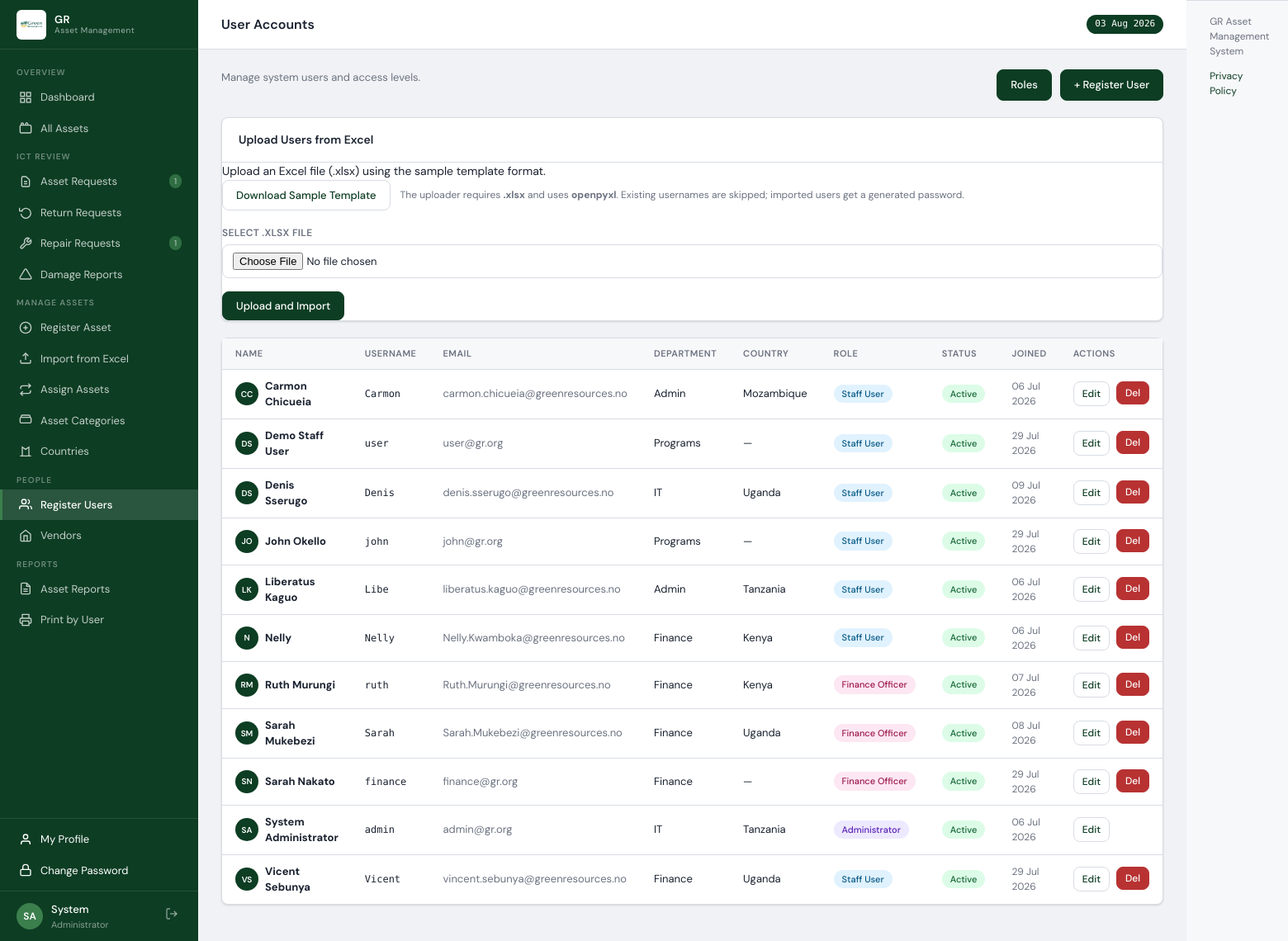
Page /users/ (signed in) on the committed database.
### models.py (models this page shows, shortened)
class User(UserMixin, db.Model):
    __tablename__ = 'users'
    id            = db.Column(db.Integer, primary_key=True)
    username      = db.Column(db.String(80),  unique=True, nullable=False)
    password_hash = db.Column(db.String(256), nullable=False)
    name          = db.Column(db.String(150), nullable=False)
    email         = db.Column(db.String(150))
    department    = db.Column(db.String(100))
    project_id    = db.Column(db.Integer, db.ForeignKey('projects.id'))
    role          = db.Column(db.String(20),  nullable=False, default='user')
    status        = db.Column(db.String(20),  nullable=False, default='active')
    force_password_change = db.Column(db.Boolean, nullable=False, default=False)
    created_at    = db.Column(db.DateTime,    default=datetime.utcnow)
    assigned_assets = db.relationship('Asset', foreign_keys='Asset.assigned_to_id',
                                      backref='assigned_user', lazy='dynamic')
    project         = db.relationship('Project', backref='users')
    return_records  = db.relationship('ReturnRecord', backref='user',
                                      foreign_keys='ReturnRecord.user_id', lazy='dynamic')
    @property
    def initials(self):
        p = self.name.split()
        return ''.join(x[0] for x in p[:2]).upper()
    session_token = db.Column(db.String(128), nullable=True)
    last_login_at = db.Column(db.DateTime)
    last_login_ip = db.Column(db.String(100))
    @property
    def role_label(self):
        from models import Role
        role = Role.query.filter_by(name=self.role).first()
        if role:
            return role.label
        return {'admin':'Administrator','finance':'Finance Officer','user':'Staff User'}.get(self.role, self.role)

class Role(db.Model):
    __tablename__ = 'roles'
    id          = db.Column(db.Integer, primary_key=True)
    name        = db.Column(db.String(50), unique=True, nullable=False)
    label       = db.Column(db.String(100), nullable=False)
    description = db.Column(db.Text)
    created_at  = db.Column(db.DateTime, default=datetime.utcnow)

class Project(db.Model):
    __tablename__ = 'projects'
    id          = db.Column(db.Integer, primary_key=True)
    code        = db.Column(db.String(20),  unique=True, nullable=False)
    name        = db.Column(db.String(150), nullable=False)
    description = db.Column(db.Text)
    year        = db.Column(db.String(10))
    status      = db.Column(db.String(20), default='active')
    created_at  = db.Column(db.DateTime,   default=datetime.utcnow)
    assets      = db.relationship('Asset', backref='project', lazy='dynamic')

### routes/users.py (the view)
@users_bp.route('/')
@login_required
@admin_required
def index():
    users = User.query.order_by(User.name).all()
    return render_template('users/index.html', users=users)

### models.py (called while the page is built)
@login_manager.user_loader
def load_user(uid):
    return User.query.get(int(uid))

### routes/auth.py (called while the page is built, shortened)
@auth_bp.before_app_request
def _protect_session_token():
    if current_user.is_authenticated:
        token = session.get('session_token')
        if token:
            if current_user.session_token and token != current_user.session_token:
                logout_user()
                session.pop('session_token', None)

### routes/users.py (called while the page is built)
def admin_required(f):
    @wraps(f)
    def decorated(*args, **kwargs):
        if not current_user.is_authenticated or current_user.role != 'admin':
            abort(403)
        return f(*args, **kwargs)
    return decorated

### templates/users/index.html (shortened to what this page needs)
{% extends 'base.html' %}
{% block page_title %}User Accounts{% endblock %}
{% block content %}
<div class="page-title">
  <div class="page-title-text"><p>Manage system users and access levels.</p></div>
  <div style="display:flex;gap:10px;align-items:center">
    <a href="{{ url_for('users.roles') }}" class="btn btn-primary">Roles</a>
    <a href="{{ url_for('users.new') }}" class="btn btn-primary">+ Register User</a>
  </div>
</div>
<div class="card" style="margin-top:20px">
  <div class="card-header"><h2>Upload Users from Excel</h2></div>
  <div class="card-body">
    <p>Upload an Excel file (.xlsx) using the sample template format.</p>
    <div style="display:flex;gap:12px;flex-wrap:wrap;align-items:center;margin-bottom:18px">
      <a href="{{ url_for('users.import_template') }}" class="btn btn-outline">Download Sample Template</a>
      <div style="font-size:12px;color:var(--text-muted);flex:1;min-width:240px">
        The uploader requires <strong>.xlsx</strong> and uses <strong>openpyxl</strong>. Existing usernames are skipped; imported users get a generated password.
      </div>
    </div>
    <form action="{{ url_for('users.import_users') }}" method="POST" enctype="multipart/form-data">
      <div class="form-group" style="margin-bottom:16px">
        <label>Select .xlsx file</label>
        <input type="file" name="file" accept=".xlsx" required>
      </div>
      <button type="submit" class="btn btn-primary">Upload and Import</button>
    </form>
  </div>
</div>
<div class="card">
  <div class="card-body">
    <table>
      <thead><tr><th>Name</th><th>Username</th><th>Email</th><th>Department</th><th>Country</th><th>Role</th><th>Status</th><th>Joined</th><th>Actions</th></tr></thead>
      <tbody>
        {% for u in users %}
        <tr>
          <td><div class="flex items-center gap-2"><div class="avatar" style="width:28px;height:28px;font-size:10px">{{ u.initials }}</div><strong>{{ u.name }}</strong></div></td>
          <td class="font-mono text-sm">{{ u.username }}</td>
          <td class="text-muted">{{ u.email or '—' }}</td>
          <td>{{ u.department or '—' }}</td>
          <td>{{ u.project.name if u.project else '—' }}</td>
          <td><span class="badge badge-{{ u.role }}">{{ u.role_label }}</span></td>
          <td><span class="badge badge-{{ u.status }}">{{ u.status|title }}</span></td>
          <td class="text-muted text-sm">{{ u.created_at|dateformat }}</td>
          <td>
            <div class="flex gap-2">
              <a href="{{ url_for('users.edit', user_id=u.id) }}" class="btn btn-sm btn-outline">Edit</a>
              {% if u.id != current_user.id %}
              <form method="POST" action="{{ url_for('users.delete', user_id=u.id) }}" onsubmit="return confirm('Delete this user?')">
                <button type="submit" class="btn btn-sm btn-danger">Del</button>
              </form>
              {% endif %}
            </div>
          </td>
        </tr>
        {% endfor %}
      </tbody>
    </table>
  </div>
</div>
{% endblock %}

### templates/base.html (shortened to what this page needs)
<!DOCTYPE html>
<html lang="en" data-app-build="2026-07-08-staff-portal">
<head>
</head>
<body>
<div id="app">
  <div id="sidebar">
    <div class="sidebar-logo">
      <img src="{{ url_for('static', filename='img/GR.jpg') }}"
           alt="GR Logo"
           style="width:36px;height:36px;object-fit:contain;border-radius:6px;flex-shrink:0;background:#fff;padding:2px;">
      <div class="logo-text">GR<div class="logo-sub">Asset Management</div></div>
    </div>
    <nav class="sidebar-nav">
      <div class="nav-section">Overview</div>
      <a href="{{ url_for('main.dashboard') }}" class="nav-item {% if request.endpoint == 'main.dashboard' %}active{% endif %}">
        <svg viewBox="0 0 24 24" fill="none" stroke="currentColor" stroke-width="2"><rect x="3" y="3" width="7" height="7"/><rect x="14" y="3" width="7" height="7"/><rect x="14" y="14" width="7" height="7"/><rect x="3" y="14" width="7" height="7"/></svg>
        Dashboard
      </a>
      <a href="{{ url_for('assets.index') }}" class="nav-item {% if request.endpoint in ('assets.index', 'assets.detail') %}active{% endif %}">
        <svg viewBox="0 0 24 24" fill="none" stroke="currentColor" stroke-width="2"><rect x="2" y="7" width="20" height="14" rx="2"/><path d="M16 7V5a2 2 0 0 0-4 0v2"/><path d="M8 7V5a2 2 0 0 0-4 0v2"/></svg>
        {% if is_staff_portal %}My Assets{% else %}All Assets{% endif %}
      </a>
      {% if current_user.role in ('admin', 'finance') %}
      <div class="nav-section">ICT Review</div>
      <a href="{% if current_user.role == 'finance' %}{{ url_for('requests.asset_requests', review=1) }}{% else %}{{ url_for('requests.asset_requests') }}{% endif %}" class="nav-item ">
        <svg viewBox="0 0 24 24" fill="none" stroke="currentColor" stroke-width="2"><path d="M9 12h6m-6 4h6m2 5H7a2 2 0 0 1-2-2V5a2 2 0 0 1 2-2h5.586a1 1 0 0 1 .707.293l5.414 5.414a1 1 0 0 1 .293.707V19a2 2 0 0 1-2 2z"/></svg>
        Asset Requests
        {% set pr = pending_asset_requests %}
        {% if pr > 0 %}<span style="background:var(--accent);color:#fff;font-size:10px;padding:1px 6px;border-radius:10px;margin-left:auto">{{ pr }}</span>{% endif %}
      </a>
      <a href="{% if current_user.role == 'finance' %}{{ url_for('requests.return_requests', review=1) }}{% else %}{{ url_for('requests.return_requests') }}{% endif %}" class="nav-item ">
        <svg viewBox="0 0 24 24" fill="none" stroke="currentColor" stroke-width="2"><polyline points="1 4 1 10 7 10"/><path d="M3.51 15a9 9 0 1 0 .49-4"/></svg>
        Return Requests
        {% set rr = pending_return_requests %}
      </a>
      <a href="{% if current_user.role == 'finance' %}{{ url_for('requests.repair_requests', review=1) }}{% else %}{{ url_for('requests.repair_requests') }}{% endif %}" class="nav-item ">
        <svg viewBox="0 0 24 24" fill="none" stroke="currentColor" stroke-width="2"><path d="M14.7 6.3a1 1 0 0 0 0 1.4l1.6 1.6a1 1 0 0 0 1.4 0l3.77-3.77a6 6 0 0 1-7.94 7.94l-6.91 6.91a2.12 2.12 0 0 1-3-3l6.91-6.91a6 6 0 0 1 7.94-7.94l-3.76 3.76z"/></svg>
        Repair Requests
        {% set rpr = pending_repair_requests %}
        {% if rpr > 0 %}<span style="background:var(--accent);color:#fff;font-size:10px;padding:1px 6px;border-radius:10px;margin-left:auto">{{ rpr }}</span>{% endif %}
      </a>
      <a href="{% if current_user.role == 'finance' %}{{ url_for('requests.damage_reports', review=1) }}{% else %}{{ url_for('requests.damage_reports') }}{% endif %}" class="nav-item ">
        <svg viewBox="0 0 24 24" fill="none" stroke="currentColor" stroke-width="2"><path d="M10.29 3.86L1.82 18a2 2 0 0 0 1.71 3h16.94a2 2 0 0 0 1.71-3L13.71 3.86a2 2 0 0 0-3.42 0z"/></svg>
        Damage Reports
        {% set pdr = pending_damage_reports %}
      </a>
      {% endif %}
      {% if current_user.role == 'admin' %}
      <div class="nav-section">Manage Assets</div>
      <a href="{{ url_for('assets.new') }}" class="nav-item {% if request.endpoint == 'assets.new' %}active{% endif %}">
        <svg viewBox="0 0 24 24" fill="none" stroke="currentColor" stroke-width="2"><circle cx="12" cy="12" r="10"/><line x1="12" y1="8" x2="12" y2="16"/><line x1="8" y1="12" x2="16" y2="12"/></svg>
        Register Asset
      </a>
      <a href="{{ url_for('assets.bulk_import') }}" class="nav-item {% if request.endpoint == 'assets.bulk_import' %}active{% endif %}">
        <svg viewBox="0 0 24 24" fill="none" stroke="currentColor" stroke-width="2"><path d="M21 15v4a2 2 0 0 1-2 2H5a2 2 0 0 1-2-2v-4"/><polyline points="17 8 12 3 7 8"/><line x1="12" y1="3" x2="12" y2="15"/></svg>
        Import from Excel
      </a>
      <a href="{{ url_for('assets.assign') }}" class="nav-item {% if 'assets.assign' in (request.endpoint or '') %}active{% endif %}">
        <svg viewBox="0 0 24 24" fill="none" stroke="currentColor" stroke-width="2"><polyline points="17 1 21 5 17 9"/><path d="M3 11V9a4 4 0 0 1 4-4h14"/><polyline points="7 23 3 19 7 15"/><path d="M21 13v2a4 4 0 0 1-4 4H3"/></svg>
        Assign Assets
      </a>
      <a href="{{ url_for('admin.categories') }}" class="nav-item {% if 'admin.categor' in (request.endpoint or '') %}active{% endif %}">
        <svg viewBox="0 0 24 24" fill="none" stroke="currentColor" stroke-width="2"><path d="M20 7H4a2 2 0 0 0-2 2v6c0 1.1.9 2 2 2h16a2 2 0 0 0 2-2V9a2 2 0 0 0-2-2z"/><path d="M4 7V5a2 2 0 0 1 2-2h12a2 2 0 0 1 2 2v2"/></svg>
        Asset Categories
      </a>
      <a href="{{ url_for('admin.countries') }}" class="nav-item {% if 'admin.project' in (request.endpoint or '') or 'admin.countries' in (request.endpoint or '') %}active{% endif %}">
        <svg viewBox="0 0 24 24" fill="none" stroke="currentColor" stroke-width="2"><path d="M2 20h20M6 20V4l6 4 6-4v16"/></svg>
        Countries
      </a>
      <div class="nav-section">People</div>
      <a href="{{ url_for('users.index') }}" class="nav-item {% if 'users.' in (request.endpoint or '') %}active{% endif %}">
        <svg viewBox="0 0 24 24" fill="none" stroke="currentColor" stroke-width="2"><path d="M17 21v-2a4 4 0 0 0-4-4H5a4 4 0 0 0-4 4v2"/><circle cx="9" cy="7" r="4"/><path d="M23 21v-2a4 4 0 0 0-3-3.87"/><path d="M16 3.13a4 4 0 0 1 0 7.75"/></svg>
        Register Users
      </a>
      <a href="{{ url_for('admin.vendors') }}" class="nav-item {% if 'admin.vendor' in (request.endpoint or '') %}active{% endif %}">
        <svg viewBox="0 0 24 24" fill="none" stroke="currentColor" stroke-width="2"><path d="M3 9l9-7 9 7v11a2 2 0 0 1-2 2H5a2 2 0 0 1-2-2z"/><polyline points="9 22 9 12 15 12 15 22"/></svg>
        Vendors
      </a>
      <div class="nav-section">Reports</div>
      <a href="{{ url_for('reports.index') }}" class="nav-item {% if request.endpoint == 'reports.index' %}active{% endif %}">
        <svg viewBox="0 0 24 24" fill="none" stroke="currentColor" stroke-width="2"><path d="M14 2H6a2 2 0 0 0-2 2v16a2 2 0 0 0 2 2h12a2 2 0 0 0 2-2V8z"/><polyline points="14 2 14 8 20 8"/><line x1="16" y1="13" x2="8" y2="13"/><line x1="16" y1="17" x2="8" y2="17"/></svg>
        Asset Reports
      </a>
      <a href="{{ url_for('reports.print_by_user') }}" class="nav-item {% if request.endpoint == 'reports.print_by_user' %}active{% endif %}">
        <svg viewBox="0 0 24 24" fill="none" stroke="currentColor" stroke-width="2"><polyline points="6 9 6 2 18 2 18 9"/><path d="M6 18H4a2 2 0 0 1-2-2v-5a2 2 0 0 1 2-2h16a2 2 0 0 1 2 2v5a2 2 0 0 1-2 2h-2"/><rect x="6" y="14" width="12" height="8"/></svg>
        Print by User
      </a>
      {% endif %}
    </nav>
    <div style="border-top:1px solid rgba(255,255,255,.1);padding:6px 0">
      {% if not is_staff_portal %}
      <a href="{{ url_for('main.profile') }}"
         class="nav-item {% if request.endpoint == 'main.profile' %}active{% endif %}" style="opacity:1">
        <svg viewBox="0 0 24 24" fill="none" stroke="currentColor" stroke-width="2"><path d="M20 21v-2a4 4 0 0 0-4-4H8a4 4 0 0 0-4 4v2"/><circle cx="12" cy="7" r="4"/></svg>
        My Profile
      </a>
      {% endif %}
      <a href="{{ url_for('main.change_password') }}"
         class="nav-item {% if request.endpoint == 'main.change_password' %}active{% endif %}" style="opacity:1">
        <svg viewBox="0 0 24 24" fill="none" stroke="currentColor" stroke-width="2"><rect x="3" y="11" width="18" height="11" rx="2"/><path d="M7 11V7a5 5 0 0 1 10 0v4"/></svg>
        Change Password
      </a>
    </div>
    <div class="sidebar-user">
      <div class="user-avatar">{{ current_user.initials }}</div>
      <div class="user-info">
        <div class="uname">{{ current_user.name.split()[0] }}</div>
        <div class="urole">{{ current_user.role_label }}</div>
      </div>
      <a href="{{ url_for('auth.logout') }}" class="btn-logout" title="Sign out">
        <svg viewBox="0 0 24 24" fill="none" stroke="currentColor" stroke-width="2" width="16" height="16"><path d="M9 21H5a2 2 0 0 1-2-2V5a2 2 0 0 1 2-2h4"/><polyline points="16 17 21 12 16 7"/><line x1="21" y1="12" x2="9" y2="12"/></svg>
      </a>
    </div>
  </div>
  <div id="main">
    <div id="topbar">
      <h1>{% block page_title %}Dashboard{% endblock %}</h1>
      <span class="topbar-badge">{{ now.strftime('%d %b %Y') }}</span>
    </div>
    <div id="content">
      {% block content %}{% endblock %}
    </div>
  </div>
  <footer style="padding:16px 28px; background:var(--surface2); border-top:1px solid var(--border); font-size:12px; color:var(--text-muted);">
    <div style="display:flex;flex-wrap:wrap;gap:12px;justify-content:space-between; align-items:center;">
      <span>GR Asset Management System</span>
      <a href="{{ privacy_policy_url }}" style="color:var(--primary);text-decoration:none;">Privacy Policy</a>
    </div>
  </footer>
</div>
</body>
</html>

### rows in the picture
User: initials "SA", name "System", role_label "Administrator", name "System Administrator", username "admin", email "admin@gr.org", department "IT", project "Tanzania", status "Active", created_at "06 Jul 2026"
User: initials "CC", name "Carmon Chicueia", username "Carmon", email "carmon.chicueia@greenresources.no", department "Admin", project "Mozambique", role_label "Staff User", status "Active", created_at "06 Jul 2026"
User: initials "DS", name "Demo Staff User", username "user", email "user@gr.org", department "Programs", project "—", role_label "Staff User", status "Active", created_at "29 Jul 2026"
User: initials "DS", name "Denis Sserugo", username "Denis", email "denis.sserugo@greenresources.no", department "IT", project "Uganda", role_label "Staff User", status "Active", created_at "09 Jul 2026"
User: initials "JO", name "John Okello", username "john", email "john@gr.org", department "Programs", project "—", role_label "Staff User", status "Active", created_at "29 Jul 2026"
User: initials "LK", name "Liberatus Kaguo", username "Libe", email "liberatus.kaguo@greenresources.no", department "Admin", project "Tanzania", role_label "Staff User", status "Active", created_at "06 Jul 2026"
User: initials "N", name "Nelly", username "Nelly", email "Nelly.Kwamboka@greenresources.no", department "Finance", project "Kenya", role_label "Staff User", status "Active", created_at "06 Jul 2026"
User: initials "RM", name "Ruth Murungi", username "ruth", email "Ruth.Murungi@greenresources.no", department "Finance", project "Kenya", role_label "Finance Officer", status "Active", created_at "07 Jul 2026"
User: initials "SM", name "Sarah Mukebezi", username "Sarah", email "Sarah.Mukebezi@greenresources.no", department "Finance", project "Uganda", role_label "Finance Officer", status "Active", created_at "08 Jul 2026"
User: initials "SN", name "Sarah Nakato", username "finance", email "finance@gr.org", department "Finance", project "—", role_label "Finance Officer", status "Active", created_at "29 Jul 2026"
User: initials "VS", name "Vicent Sebunya", username "Vicent", email "vincent.sebunya@greenresources.no", department "Finance", project "Uganda", role_label "Staff User", status "Active", created_at "29 Jul 2026"

### other values in the picture
{{ pr }} "1"
{{ rpr }} "1"
{{ now.strftime('%d %b %Y') }} "03 Aug 2026"
